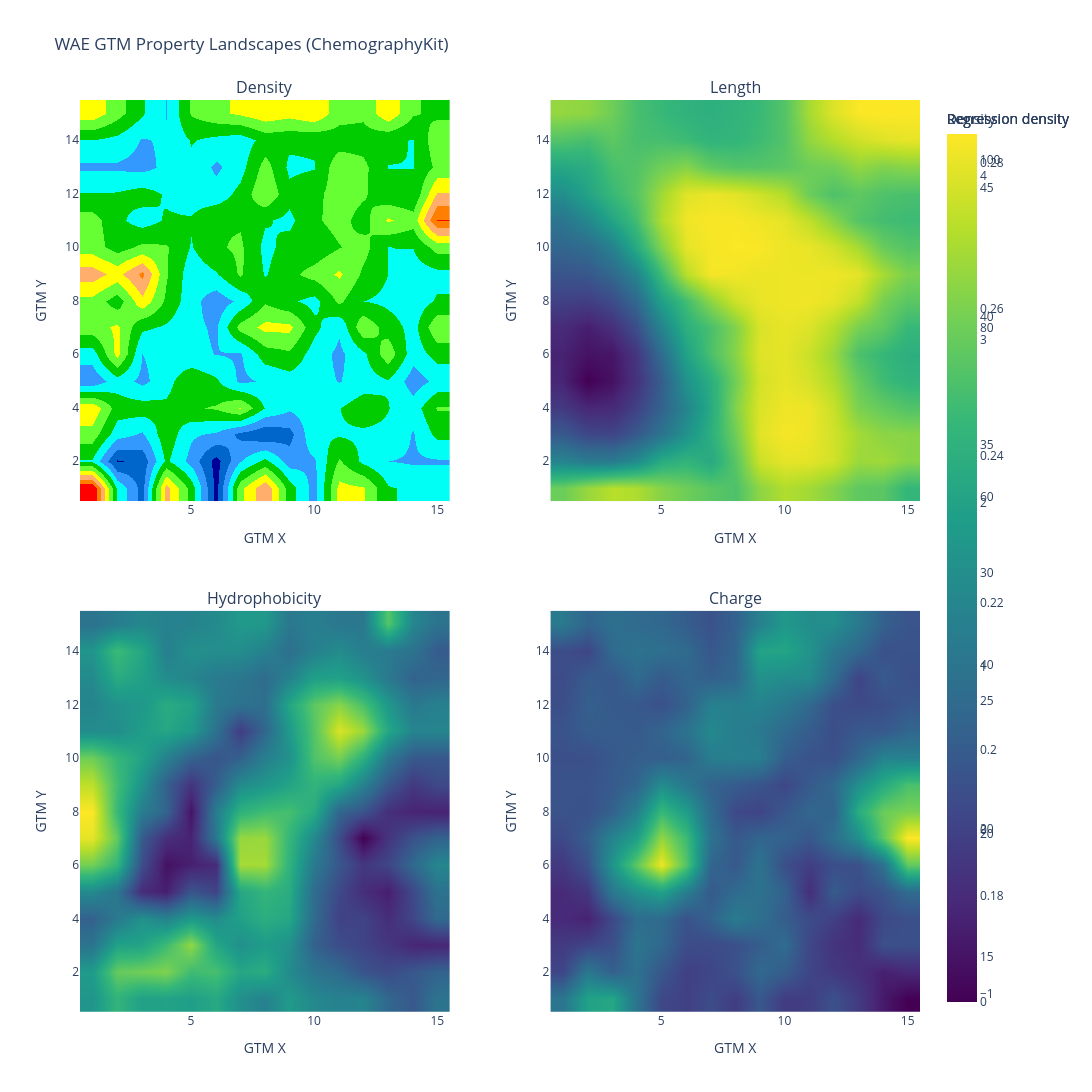

Notebook code for this chart:
### Code cell
# Interactive GTM visualization with Plotly - WAE using ChemographyKit landscapes

print("Creating ChemographyKit landscape visualizations for WAE...")

# Compute density using ChemographyKit utilities
density_wae_vec = get_density_matrix(responsibilities_wae)
density_table_wae = density_to_table(
    density_wae_vec,
    node_threshold=0.01,
    output_csv_file=None
)

# Create smooth density landscape
fig_density_wae = plotly_smooth_density_landscape(
    density_table_wae,
    node_threshold=0.01,
    use_smooth=True,
    title="WAE GTM Density Landscape",
    width=800,
    height=800,
    background_color="white"
)

# Create regression landscapes for peptide properties
figs_wae = {'density': fig_density_wae}

for prop in properties:
    if prop in df_wae.columns:
        # Compute regression density
        reg_values = df_wae[prop].values
        density, reg_density = get_reg_density_matrix(responsibilities_wae, list(reg_values))

        # Convert to table
        reg_table = reg_density_to_table(
            density,
            reg_density,
            node_threshold=0.01,
            output_csv_file=None
        )

        # Create smooth regression landscape
        fig = plotly_smooth_regression_landscape(
            reg_table,
            colorset='Viridis',
            title=f"WAE GTM {prop.capitalize()} Landscape",
            width=800,
            height=800,
            background_color="white",
            use_smooth=True
        )

        figs_wae[prop] = fig

# Create combined figure with subplots
fig_combined_wae = make_subplots(
    rows=2, cols=2,
    subplot_titles=('Density', 'Length', 'Hydrophobicity', 'Charge'),
    specs=[[{'type': 'heatmap'}, {'type': 'heatmap'}],
           [{'type': 'heatmap'}, {'type': 'heatmap'}]],
    horizontal_spacing=0.12,
    vertical_spacing=0.12
)

# Add landscapes to subplots
for prop, row, col in landscape_positions:
    if prop in figs_wae:
        for trace in figs_wae[prop].data:
            fig_combined_wae.add_trace(trace, row=row, col=col)

fig_combined_wae.update_layout(
    title_text="WAE GTM Property Landscapes (ChemographyKit)",
    height=1200,
    width=1200,
    showlegend=False
)

# Update axes
for i in range(1, 3):
    for j in range(1, 3):
        fig_combined_wae.update_xaxes(title_text="GTM X", row=i, col=j)
        fig_combined_wae.update_yaxes(title_text="GTM Y", row=i, col=j)

# Save
output_path_wae = RESULTS_DIR / 'gtm_wae_properties.html'
fig_combined_wae.write_html(str(output_path_wae))
print(f"Saved interactive plot to {output_path_wae}")

# Show
fig_combined_wae.show()

# Save individual landscapes
for prop, fig in figs_wae.items():
    fig.write_html(str(RESULTS_DIR / f'gtm_wae_{prop}_landscape.html'))
    print(f"Saved {prop} landscape to gtm_wae_{prop}_landscape.html")

### Figure 1 — Plotly figure (JSON) as saved in the notebook; plotly's stock layout.template omitted (floating-point values rounded to 4 significant figures; data arrays with more than 128 entries replaced by an {"elided": "..."} marker saying what was removed)
{"data": [{"colorbar": {"title": {"text": "Density"}}, "colorscale": [[0, "rgb(0,0,153)"], [0.1, "rgb(0,0,153)"], [0.1, "rgb(0,102,204)"], [0.2, "rgb(0,102,204)"], [0.2, "rgb(51,153,255)"], [0.3, "rgb(51,153,255)"], [0.3, "rgb(0,255,245)"], [0.4, "rgb(0,255,245)"], [0.4, "rgb(0,204,0)"], [0.5, "rgb(0,204,0)"], [0.5, "rgb(102,255,51)"], [0.6, "rgb(102,255,51)"], [0.6, "rgb(255,255,0)"], [0.7, "rgb(255,255,0)"], [0.7, "rgb(255,175,107)"], [0.8, "rgb(255,175,107)"], [0.8, "rgb(255,128,0)"], [0.9, "rgb(255,128,0)"], [0.9, "rgb(255,0,0)"], [1, "rgb(255,0,0)"]], "hoverinfo": "text", "showscale": true, "text": {"elided": "15x15 str values"}, "type": "heatmap", "x": [1, 2, 3, 4, 5, 6, 7, 8, 9, 10, 11, 12, 13, 14, 15], "xaxis": "x", "y": [15, 14, 13, 12, 11, 10, 9, 8, 7, 6, 5, 4, 3, 2, 1], "yaxis": "y", "z": {"elided": "15x15 float values"}, "zmax": 103.0, "zmin": 0, "zsmooth": "best"}, {"colorscale": [[0, "rgba(255,255,255,1)"], [9.706e-05, "rgba(255,255,255,1)"], [9.806e-05, "rgba(255,255,255,0)"], [1, "rgba(255,255,255,0)"]], "hoverinfo": "none", "showscale": false, "type": "heatmap", "x": [1, 2, 3, 4, 5, 6, 7, 8, 9, 10, 11, 12, 13, 14, 15], "xaxis": "x", "y": [15, 14, 13, 12, 11, 10, 9, 8, 7, 6, 5, 4, 3, 2, 1], "yaxis": "y", "z": {"elided": "15x15 float values"}, "zmax": 1, "zmin": 0, "zsmooth": "best"}, {"colorscale": [[0, "rgba(0,0,0,0)"], [1, "rgba(0,0,0,0)"]], "hoverinfo": "text", "showscale": false, "text": {"elided": "15x15 str values"}, "type": "heatmap", "x": [1, 2, 3, 4, 5, 6, 7, 8, 9, 10, 11, 12, 13, 14, 15], "xaxis": "x", "y": [15, 14, 13, 12, 11, 10, 9, 8, 7, 6, 5, 4, 3, 2, 1], "yaxis": "y", "z": {"elided": "15x15 float values"}, "zmax": 1, "zmin": 0}, {"colorbar": {"title": {"text": "Regression density"}}, "colorscale": [[0, "#440154"], [0.1111, "#482878"], [0.2222, "#3e4989"], [0.3333, "#31688e"], [0.4444, "#26828e"], [0.5556, "#1f9e89"], [0.6667, "#35b779"], [0.7778, "#6ece58"], [0.8889, "#b5de2b"], [1, "#fde725"]], "hoverinfo": "text", "showscale": true, "text": {"elided": "15x15 str values"}, "type": "heatmap", "x": [1, 2, 3, 4, 5, 6, 7, 8, 9, 10, 11, 12, 13, 14, 15], "xaxis": "x2", "y": [15, 14, 13, 12, 11, 10, 9, 8, 7, 6, 5, 4, 3, 2, 1], "yaxis": "y2", "z": {"elided": "15x15 float values"}, "zmax": 47.12, "zmin": 13.24, "zsmooth": "best"}, {"colorscale": [[0, "rgba(255,255,255,1)"], [0.0009706, "rgba(255,255,255,1)"], [0.0009716, "rgba(255,255,255,0)"], [1, "rgba(255,255,255,0)"]], "hoverinfo": "none", "showscale": false, "type": "heatmap", "x": [1, 2, 3, 4, 5, 6, 7, 8, 9, 10, 11, 12, 13, 14, 15], "xaxis": "x2", "y": [15, 14, 13, 12, 11, 10, 9, 8, 7, 6, 5, 4, 3, 2, 1], "yaxis": "y2", "z": {"elided": "15x15 float values"}, "zmax": 1, "zmin": 0, "zsmooth": "best"}, {"colorscale": [[0, "rgba(0,0,0,0)"], [1, "rgba(0,0,0,0)"]], "hoverinfo": "text", "showscale": false, "text": {"elided": "15x15 str values"}, "type": "heatmap", "x": [1, 2, 3, 4, 5, 6, 7, 8, 9, 10, 11, 12, 13, 14, 15], "xaxis": "x2", "y": [15, 14, 13, 12, 11, 10, 9, 8, 7, 6, 5, 4, 3, 2, 1], "yaxis": "y2", "z": {"elided": "15x15 float values"}, "zmax": 1, "zmin": 0}, {"colorbar": {"title": {"text": "Regression density"}}, "colorscale": [[0, "#440154"], [0.1111, "#482878"], [0.2222, "#3e4989"], [0.3333, "#31688e"], [0.4444, "#26828e"], [0.5556, "#1f9e89"], [0.6667, "#35b779"], [0.7778, "#6ece58"], [0.8889, "#b5de2b"], [1, "#fde725"]], "hoverinfo": "text", "showscale": true, "text": {"elided": "15x15 str values"}, "type": "heatmap", "x": [1, 2, 3, 4, 5, 6, 7, 8, 9, 10, 11, 12, 13, 14, 15], "xaxis": "x3", "y": [15, 14, 13, 12, 11, 10, 9, 8, 7, 6, 5, 4, 3, 2, 1], "yaxis": "y3", "z": {"elided": "15x15 float values"}, "zmax": 0.2839, "zmin": 0.1656, "zsmooth": "best"}, {"colorscale": [[0, "rgba(255,255,255,1)"], [0.0009706, "rgba(255,255,255,1)"], [0.0009716, "rgba(255,255,255,0)"], [1, "rgba(255,255,255,0)"]], "hoverinfo": "none", "showscale": false, "type": "heatmap", "x": [1, 2, 3, 4, 5, 6, 7, 8, 9, 10, 11, 12, 13, 14, 15], "xaxis": "x3", "y": [15, 14, 13, 12, 11, 10, 9, 8, 7, 6, 5, 4, 3, 2, 1], "yaxis": "y3", "z": {"elided": "15x15 float values"}, "zmax": 1, "zmin": 0, "zsmooth": "best"}, {"colorscale": [[0, "rgba(0,0,0,0)"], [1, "rgba(0,0,0,0)"]], "hoverinfo": "text", "showscale": false, "text": {"elided": "15x15 str values"}, "type": "heatmap", "x": [1, 2, 3, 4, 5, 6, 7, 8, 9, 10, 11, 12, 13, 14, 15], "xaxis": "x3", "y": [15, 14, 13, 12, 11, 10, 9, 8, 7, 6, 5, 4, 3, 2, 1], "yaxis": "y3", "z": {"elided": "15x15 float values"}, "zmax": 1, "zmin": 0}, {"colorbar": {"title": {"text": "Regression density"}}, "colorscale": [[0, "#440154"], [0.1111, "#482878"], [0.2222, "#3e4989"], [0.3333, "#31688e"], [0.4444, "#26828e"], [0.5556, "#1f9e89"], [0.6667, "#35b779"], [0.7778, "#6ece58"], [0.8889, "#b5de2b"], [1, "#fde725"]], "hoverinfo": "text", "showscale": true, "text": {"elided": "15x15 str values"}, "type": "heatmap", "x": [1, 2, 3, 4, 5, 6, 7, 8, 9, 10, 11, 12, 13, 14, 15], "xaxis": "x4", "y": [15, 14, 13, 12, 11, 10, 9, 8, 7, 6, 5, 4, 3, 2, 1], "yaxis": "y4", "z": {"elided": "15x15 float values"}, "zmax": 4.258, "zmin": -1.051, "zsmooth": "best"}, {"colorscale": [[0, "rgba(255,255,255,1)"], [0.0009706, "rgba(255,255,255,1)"], [0.0009716, "rgba(255,255,255,0)"], [1, "rgba(255,255,255,0)"]], "hoverinfo": "none", "showscale": false, "type": "heatmap", "x": [1, 2, 3, 4, 5, 6, 7, 8, 9, 10, 11, 12, 13, 14, 15], "xaxis": "x4", "y": [15, 14, 13, 12, 11, 10, 9, 8, 7, 6, 5, 4, 3, 2, 1], "yaxis": "y4", "z": {"elided": "15x15 float values"}, "zmax": 1, "zmin": 0, "zsmooth": "best"}, {"colorscale": [[0, "rgba(0,0,0,0)"], [1, "rgba(0,0,0,0)"]], "hoverinfo": "text", "showscale": false, "text": {"elided": "15x15 str values"}, "type": "heatmap", "x": [1, 2, 3, 4, 5, 6, 7, 8, 9, 10, 11, 12, 13, 14, 15], "xaxis": "x4", "y": [15, 14, 13, 12, 11, 10, 9, 8, 7, 6, 5, 4, 3, 2, 1], "yaxis": "y4", "z": {"elided": "15x15 float values"}, "zmax": 1, "zmin": 0}], "layout": {"annotations": [{"font": {"size": 16}, "showarrow": false, "text": "Density", "x": 0.22, "xanchor": "center", "xref": "paper", "y": 1, "yanchor": "bottom", "yref": "paper"}, {"font": {"size": 16}, "showarrow": false, "text": "Length", "x": 0.78, "xanchor": "center", "xref": "paper", "y": 1, "yanchor": "bottom", "yref": "paper"}, {"font": {"size": 16}, "showarrow": false, "text": "Hydrophobicity", "x": 0.22, "xanchor": "center", "xref": "paper", "y": 0.44, "yanchor": "bottom", "yref": "paper"}, {"font": {"size": 16}, "showarrow": false, "text": "Charge", "x": 0.78, "xanchor": "center", "xref": "paper", "y": 0.44, "yanchor": "bottom", "yref": "paper"}], "height": 1200, "showlegend": false, "title": {"text": "WAE GTM Property Landscapes (ChemographyKit)"}, "width": 1200, "xaxis": {"anchor": "y", "domain": [0, 0.44], "title": {"text": "GTM X"}}, "xaxis2": {"anchor": "y2", "domain": [0.56, 1], "title": {"text": "GTM X"}}, "xaxis3": {"anchor": "y3", "domain": [0, 0.44], "title": {"text": "GTM X"}}, "xaxis4": {"anchor": "y4", "domain": [0.56, 1], "title": {"text": "GTM X"}}, "yaxis": {"anchor": "x", "domain": [0.56, 1], "title": {"text": "GTM Y"}}, "yaxis2": {"anchor": "x2", "domain": [0.56, 1], "title": {"text": "GTM Y"}}, "yaxis3": {"anchor": "x3", "domain": [0, 0.44], "title": {"text": "GTM Y"}}, "yaxis4": {"anchor": "x4", "domain": [0, 0.44], "title": {"text": "GTM Y"}}}}
